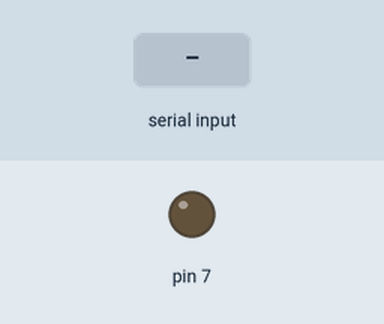
Bench run of a sketch on a simulated Arduino Uno, built with avr-gcc and run on an emulated ATmega328P. On the bench: output pins drawn as LEDs (lit = HIGH). The inputs (shaded band) are chosen by the test bench.

Above: at 1.2 s.
1.3 s: "o" received over the second serial link
At 1.8 s:
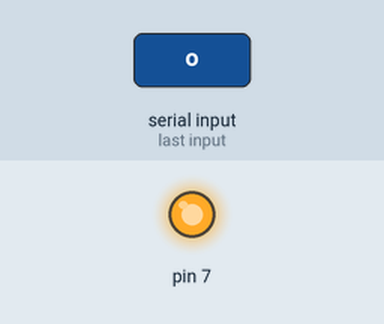
2.8 s: "x" received over the second serial link
At 4.1 s:
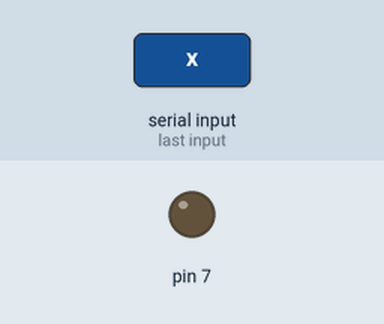
Timing chart, 0 to 5.8 s (numbered marks = the images above; inputs shaded):
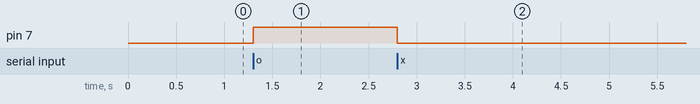

Measured:
- after the input at 1.3 s, pin 7: LOW → HIGH at once
- after the input at 2.8 s, pin 7: HIGH → LOW at once

The sketch:

1126_bluetooth_2.ino
```cpp
#include <SoftwareSerial.h>

SoftwareSerial mySerial(2, 3);  //RX, TX

void setup() {
  Serial.begin(9600);
  mySerial.begin(9600);
  pinMode(7, OUTPUT);
}

void loop() {
  if (mySerial.available()) {
    char a = mySerial.read();
    if (a == 'o') {
      digitalWrite(7, 1);
    } else if (a == 'x') {
      digitalWrite(7, 0);
    }
  }
  if (Serial.available()) {
    mySerial.write(Serial.read());
  }
}
```
